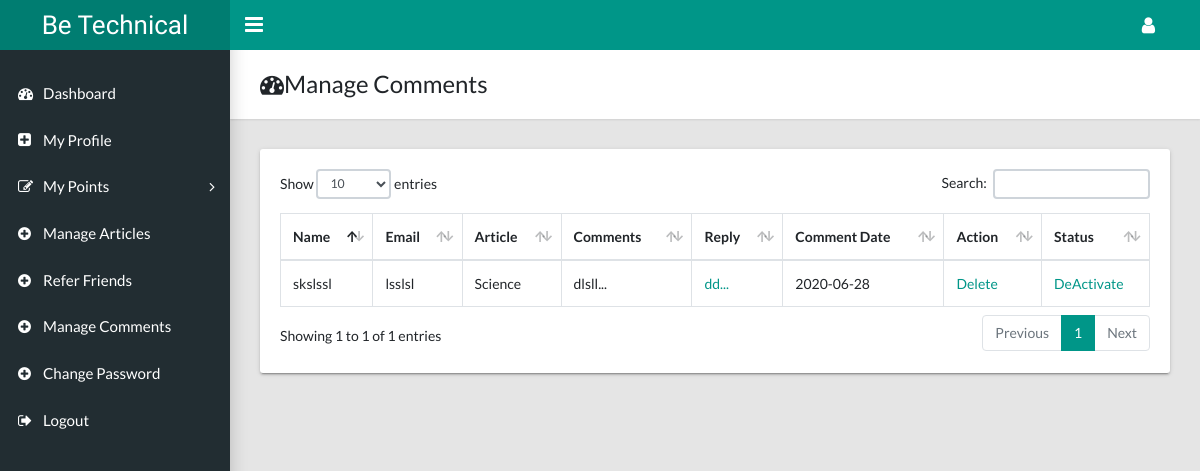
Screenshot of /user/manage_comment.php (signed in) with the database file from the repository.
### tables this page shows
CREATE TABLE `comments` (
  `cmt_id` int(11) NOT NULL,
  `art_id` int(11) NOT NULL,
  `name` varchar(100) NOT NULL,
  `email` varchar(50) NOT NULL,
  `comment` varchar(500) NOT NULL,
  `reply` varchar(500) DEFAULT NULL,
  `cmt_date` date DEFAULT NULL,
  `cmt_status` tinyint(4) NOT NULL DEFAULT '0'
);

CREATE TABLE `articles` (
  `art_id` int(11) NOT NULL,
  `user_id` int(11) NOT NULL,
  `cat_id` int(11) NOT NULL DEFAULT '1',
  `title` varchar(500) NOT NULL,
  `details` text NOT NULL,
  `tags` varchar(250) NOT NULL,
  `post_date` datetime NOT NULL DEFAULT CURRENT_TIMESTAMP,
  `update_date` datetime NOT NULL DEFAULT CURRENT_TIMESTAMP,
  `pic1` varchar(250) DEFAULT NULL,
  `pic2` varchar(250) DEFAULT NULL,
  `views` int(11) NOT NULL DEFAULT '0',
  `status` tinyint(4) NOT NULL DEFAULT '2'
);

### user/manage_comment.php (the view, shortened to what this page needs)
<?php include ("inc/chkAuth.php");
include ("../admin/inc/connect.php");
?>
<!DOCTYPE html>
<html lang="en">
  <head>
    <link rel="stylesheet" type="text/css" href="css/main.css">
    <link rel="stylesheet" type="text/css" href="https://maxcdn.bootstrapcdn.com/font-awesome/4.7.0/css/font-awesome.min.css">
  </head>
  <body class="app sidebar-mini">
    <header class="app-header"><a class="app-header__logo" href="dashboard.php"><?php include("inc/company_name.php");?></a>
     <a class="app-sidebar__toggle" href="#" data-toggle="sidebar" aria-label="Hide Sidebar"></a>
      <ul class="app-nav">
        <li class="dropdown"><a class="app-nav__item" href="#" data-toggle="dropdown" aria-label="Open Profile Menu"><i class="fa fa-user fa-lg"></i></a>
        </li>
      </ul>
    </header>
    <?php
  include("inc/menu.php");
  ?>
    <main class="app-content">
      <div class="app-title">
        <div>
          <h1><i class="fa fa-dashboard"></i>Manage Comments</h1>
        </div>
      </div>
       <div class="row">
        <div class="col-md-12">
          <div class="tile">
            <div class="tile-body">
              <div class="table-responsive">
                <table class="table table-hover table-bordered" id="sampleTable">
                  <thead>
                    <tr>
                      <th>Name</th>
                      <th>Email</th>
                      <th>Article</th>
                      <th>Comments</th>
                      <th>Reply</th>
                      <th>Comment Date</th>
                      <th>Action</th>
                      <th>Status</th>
                    </tr>
                  </thead>
                  <tbody>
<?php
$sql="select c.*,a.title from comments c,articles a where a.art_id=c.art_id and a.user_id=".$_SESSION['user_id']." order by `c`.`cmt_id` DESC";
$rs=mysqli_query($conn,$sql);
while ($row=mysqli_fetch_array($rs))
{
if ($row['cmt_status']==1)
  $sts="<a href=comment_status.php?sts=0&cmtid=".$row['cmt_id'].">DeActivate</a>";
else
  $sts="<a href=comment_status.php?sts=1&cmtid=".$row['cmt_id'].">Activate</a>";
  ?>
                    <tr>
                      <td><?php echo $row['name'];?></td>
                      <td><?php echo $row['email'];?></td>
                       <td><?php echo $row['title'];?></td>
                      <td><?php echo substr($row['comment'],0,100)."...";?></td>
                      <?php
                      if ($row['reply']==null) {
                        echo "<td><a href=reply.php?cmtid=".$row['cmt_id'].">Reply</a></td>";
                      }
                      else
                      {
                        echo "<td><a href=edit_reply.php?cmtid=".$row['cmt_id'].">".substr($row['reply'],0,100)."...</a></td>";
                      }
                      ?>
                      <td><?php echo $row['cmt_date'];?></td>
                      <?php echo "<td>"."<a href=delete_comment.php?id=".$row['cmt_id'].">Delete</a>"."</td>";?>
                      <td><?php echo $sts;?></td>
                    </tr>
<?php
}
?>
                  </tbody>
                </table>
              </div>
            </div>
          </div>
        </div>
      </div>
    </main>
  </body>
</html>

### rows the page displays
comments: name "skslssl", email "lsslsl", art.title "Science", comment "dlsll", reply "dd", cmt_date "2020-06-28"

### other values shown
$companyName "Be Technical"
